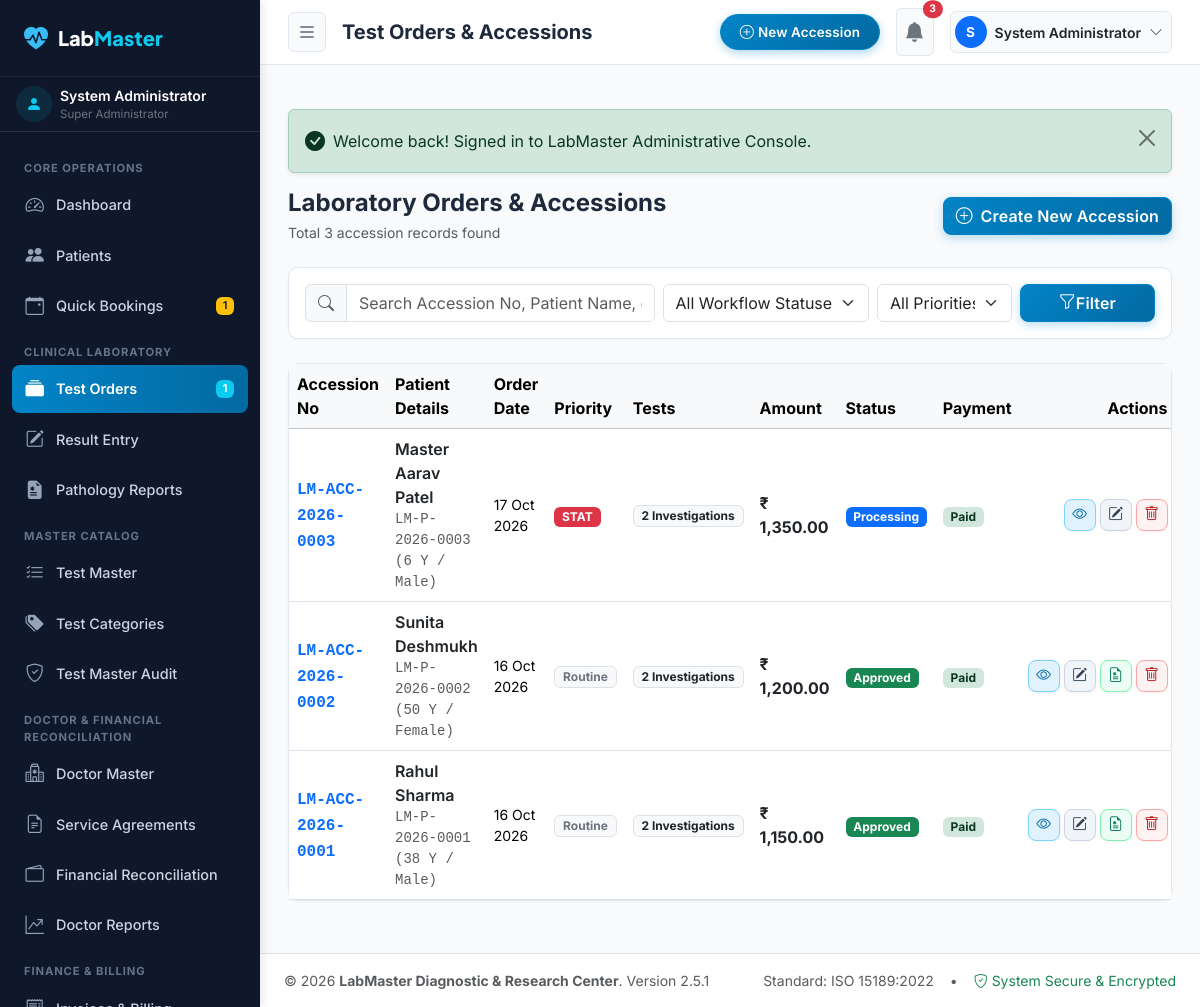
The app's page /admin/orders/index.php (signed in) with its own data.
### tables this page shows
CREATE TABLE `users` (
  `id` INT AUTO_INCREMENT PRIMARY KEY,
  `role_id` INT NOT NULL,
  `username` VARCHAR(50) NOT NULL UNIQUE,
  `email` VARCHAR(100) NOT NULL UNIQUE,
  `password_hash` VARCHAR(255) NOT NULL,
  `full_name` VARCHAR(100) NOT NULL,
  `phone` VARCHAR(20) NULL,
  `designation` VARCHAR(100) NULL,
  `qualification` VARCHAR(150) NULL,
  `registration_number` VARCHAR(50) NULL,
  `signature_image` VARCHAR(255) NULL,
  `is_active` TINYINT(1) DEFAULT 1,
  `failed_logins` INT DEFAULT 0,
  `lockout_until` DATETIME NULL,
  `last_login` DATETIME NULL,
  `created_at` TIMESTAMP DEFAULT CURRENT_TIMESTAMP,
  `updated_at` TIMESTAMP DEFAULT CURRENT_TIMESTAMP ON UPDATE CURRENT_TIMESTAMP,
  FOREIGN KEY (`role_id`) REFERENCES `roles`(`id`),
  INDEX (`username`),
  INDEX (`email`)
);

CREATE TABLE `roles` (
  `id` INT AUTO_INCREMENT PRIMARY KEY,
  `name` VARCHAR(50) NOT NULL UNIQUE,
  `slug` VARCHAR(50) NOT NULL UNIQUE,
  `description` VARCHAR(255) NULL,
  `is_system` TINYINT(1) DEFAULT 0,
  `created_at` TIMESTAMP DEFAULT CURRENT_TIMESTAMP
);

CREATE TABLE `test_orders` (
  `id` INT AUTO_INCREMENT PRIMARY KEY,
  `accession_number` VARCHAR(50) NOT NULL UNIQUE,
  `patient_id` INT NOT NULL,
  `referring_doctor_id` INT NULL,
  `booking_id` INT NULL,
  `order_date` DATE NOT NULL,
  `priority` ENUM('Routine', 'Urgent', 'Stat') NOT NULL DEFAULT 'Routine',
  `clinical_notes` TEXT NULL,
  `total_amount` DECIMAL(10,2) NOT NULL DEFAULT 0.00,
  `discount_amount` DECIMAL(10,2) NOT NULL DEFAULT 0.00,
  `net_amount` DECIMAL(10,2) NOT NULL DEFAULT 0.00,
  `status` ENUM('Order Created', 'Sample Collected', 'Processing', 'Results Entered', 'Under Review', 'Approved', 'Partially Approved', 'Amended', 'Cancelled') NOT NULL DEFAULT 'Order Created',
  `payment_status` ENUM('Unpaid', 'Partially Paid', 'Paid') NOT NULL DEFAULT 'Unpaid',
  `created_by` INT NULL,
  `created_at` TIMESTAMP DEFAULT CURRENT_TIMESTAMP,
  FOREIGN KEY (`patient_id`) REFERENCES `patients`(`id`),
  FOREIGN KEY (`referring_doctor_id`) REFERENCES `doctors`(`id`) ON DELETE SET NULL,
  FOREIGN KEY (`booking_id`) REFERENCES `bookings`(`id`) ON DELETE SET NULL,
  FOREIGN KEY (`created_by`) REFERENCES `users`(`id`) ON DELETE SET NULL,
  INDEX (`accession_number`),
  INDEX (`patient_id`),
  INDEX (`status`),
  INDEX (`order_date`)
);

CREATE TABLE `patients` (
  `id` INT AUTO_INCREMENT PRIMARY KEY,
  `patient_id` VARCHAR(50) NOT NULL UNIQUE,
  `full_name` VARCHAR(100) NOT NULL,
  `gender` ENUM('Male', 'Female', 'Other') NOT NULL,
  `dob` DATE NULL,
  `age` INT NOT NULL,
  `age_unit` ENUM('Years', 'Months', 'Days') NOT NULL DEFAULT 'Years',
  `phone` VARCHAR(20) NOT NULL,
  `email` VARCHAR(100) NULL,
  `address` TEXT NULL,
  `blood_group` VARCHAR(10) NULL,
  `referring_doctor_id` INT NULL,
  `medical_history` TEXT NULL,
  `password_hash` VARCHAR(255) NULL,
  `created_at` TIMESTAMP DEFAULT CURRENT_TIMESTAMP,
  `updated_at` TIMESTAMP DEFAULT CURRENT_TIMESTAMP ON UPDATE CURRENT_TIMESTAMP,
  FOREIGN KEY (`referring_doctor_id`) REFERENCES `doctors`(`id`) ON DELETE SET NULL,
  INDEX (`patient_id`),
  INDEX (`phone`),
  INDEX (`full_name`)
);

### admin/orders/index.php (the view, shortened to what the rows shown need)
<?php
$pageTitle = 'Test Orders & Accessions';
require_once dirname(__DIR__) . '/includes/auth_guard.php';
$sql = "SELECT o.*, p.full_name as patient_name, p.patient_id as patient_code, p.gender, p.age,
               d.name as doctor_name,
               (SELECT COUNT(*) FROM `test_order_items` oi WHERE oi.order_id = o.id) as item_count,
               (SELECT COUNT(*) FROM `reports` r WHERE r.order_id = o.id) as has_report
        FROM `test_orders` o
        JOIN `patients` p ON o.patient_id = p.id
        LEFT JOIN `doctors` d ON o.referring_doctor_id = d.id
        WHERE 1=1";
$params = [];
$sql .= " ORDER BY o.id DESC";
$orders = Database::fetchAll($sql, $params);
require_once dirname(__DIR__) . '/includes/header.php';
?>
<div class="d-flex flex-wrap justify-content-between align-items-center mb-4 gap-2">
  <div>
    <h2 class="h4 fw-bold mb-1">Laboratory Orders & Accessions</h2>
  </div>
</div>
<div class="admin-card">
  <div class="admin-card-body p-0">
    <div class="table-responsive">
      <table class="table table-hover align-middle mb-0">
        <thead class="table-light">
          <tr>
            <th>Accession No</th>
            <th>Patient Details</th>
            <th>Order Date</th>
            <th>Priority</th>
            <th>Tests</th>
            <th>Amount</th>
            <th>Status</th>
            <th>Payment</th>
            <th class="text-end text-nowrap pe-3" style="width: 150px;">Actions</th>
          </tr>
        </thead>
        <tbody>
          <?php if (empty($orders)): ?>
            <tr><td colspan="9" class="text-center text-muted py-5">No test orders found.</td></tr>
          <?php else: ?>
            <?php foreach ($orders as $ord): ?>
              <tr>
                <td>
                  <a href="<?= ADMIN_URL ?>/orders/view.php?id=<?= $ord['id'] ?>" class="fw-bold font-monospace text-primary text-decoration-none">
                    <?= e($ord['accession_number']) ?>
                  </a>
                </td>
                <td>
                  <div class="fw-semibold text-dark"><?= e($ord['patient_name']) ?></div>
                  <div class="small text-muted font-monospace"><?= e($ord['patient_code']) ?> (<?= $ord['age'] ?> Y / <?= e($ord['gender']) ?>)</div>
                </td>
                <td class="small"><?= format_date($ord['order_date']) ?></td>
                <td>
                  <?php if ($ord['priority'] === 'Stat'): ?>
                    <span class="badge bg-danger pulse-alert">STAT</span>
                  <?php elseif ($ord['priority'] === 'Urgent'): ?>
                    <span class="badge bg-warning text-dark">Urgent</span>
                  <?php else: ?>
                    <span class="badge bg-light text-secondary border">Routine</span>
                  <?php endif; ?>
                </td>
                <td>
                  <span class="badge bg-light text-dark border"><?= $ord['item_count'] ?> Investigations</span>
                </td>
                <td class="fw-bold text-dark">
                  <?= format_currency($ord['net_amount']) ?>
                </td>
                <td>
                  <?php
                  $stClass = match ($ord['status']) {
                      'Order Created' => 'bg-secondary',
                      'Sample Collected' => 'bg-info text-dark',
                      'Processing' => 'bg-primary',
                      'Results Entered' => 'bg-warning text-dark',
                      'Approved' => 'bg-success',
                      default => 'bg-light text-dark border'
                  };
                  ?>
                  <span class="badge <?= $stClass ?>"><?= e($ord['status']) ?></span>
                </td>
                <td>
                  <span class="badge <?= $ord['payment_status'] === 'Paid' ? 'bg-success-subtle text-success-emphasis' : 'bg-warning-subtle text-warning-emphasis' ?>">
                    <?= e($ord['payment_status']) ?>
                  </span>
                </td>
                <td class="text-end text-nowrap pe-3">
                  <div class="d-inline-flex align-items-center justify-content-end gap-1">
                    <a href="<?= ADMIN_URL ?>/orders/view.php?id=<?= $ord['id'] ?>" class="btn btn-sm btn-outline-primary btn-action-icon" title="View Order Details">
                      <i class="bi bi-eye"></i>
                    </a>
                    <?php if (Auth::can('results.entry')): ?>
                    <a href="<?= ADMIN_URL ?>/results/enter.php?order_id=<?= $ord['id'] ?>" class="btn btn-sm btn-outline-secondary btn-action-icon" title="Enter / Review Results">
                      <i class="bi bi-pencil-square"></i>
                    </a>
                    <?php endif; ?>
                    <?php if ($ord['has_report'] > 0): ?>
                    <a href="<?= ADMIN_URL ?>/reports/view.php?order_id=<?= $ord['id'] ?>" class="btn btn-sm btn-outline-success btn-action-icon" title="View Clinical Report">
                      <i class="bi bi-file-earmark-medical"></i>
                    </a>
                    <?php endif; ?>
                    <?php if (Auth::can('orders.create')): ?>
                    <?php
                    $isCancelled = $ord['status'] === 'Cancelled';
                    $confirmMsg = $isCancelled
                        ? 'Permanently delete cancelled order ' . e(addslashes($ord['accession_number'])) . ' and all related reports?'
                        : 'Delete or cancel order ' . e(addslashes($ord['accession_number'])) . '?';
                    $btnTitle = $isCancelled ? 'Permanently Delete Order' : 'Delete / Cancel Order';
                    ?>
                    <form method="POST" action="<?= ADMIN_URL ?>/orders/index.php" class="d-inline m-0 p-0" onsubmit="return confirm('<?= $confirmMsg ?>');">
                      <button type="submit" class="btn btn-sm btn-outline-danger btn-action-icon" title="<?= $btnTitle ?>">
                        <i class="bi bi-trash"></i>
                      </button>
                    </form>
                    <?php endif; ?>
                  </div>
                </td>
              </tr>
            <?php endforeach; ?>
          <?php endif; ?>
        </tbody>
      </table>
    </div>
  </div>
</div>
<?php require_once dirname(__DIR__) . '/includes/footer.php'; ?>

### admin/includes/header.php (shortened to what the rows shown need)
<?php
require_once __DIR__ . '/auth_guard.php';
$pageTitle = $pageTitle ?? 'Admin Control Center';
?>
<!DOCTYPE html>
<html lang="en">
<head>
  <link href="https://cdn.jsdelivr.net/npm/bootstrap@5.3.3/dist/css/bootstrap.min.css" rel="stylesheet">
  <link rel="stylesheet" href="https://cdn.jsdelivr.net/npm/bootstrap-icons@1.11.3/font/bootstrap-icons.min.css">
  <link rel="stylesheet" href="<?= ASSETS_URL ?>/css/admin.css?v=<?= APP_VERSION ?>">
</head>
<body class="admin-body">
  <?php require_once __DIR__ . '/sidebar.php'; ?>
  <div class="admin-wrapper">
    <header class="admin-topbar">
      <div class="d-flex align-items-center gap-3">
        <h1 class="h5 mb-0 fw-bold d-none d-md-block text-truncate" style="max-width: 450px;">
          <?= e($pageTitle) ?>
        </h1>
      </div>
      <div class="d-flex align-items-center gap-3">
        <div class="dropdown">
          <button class="btn btn-light border-0 d-flex align-items-center gap-2 p-1 pe-2 rounded-pill" type="button" data-bs-toggle="dropdown" aria-expanded="false">
            <div class="rounded-circle bg-primary text-white d-flex align-items-center justify-content-center" style="width: 32px; height: 32px; font-size: 0.85rem; font-weight: 700;">
              <?= strtoupper(substr($currentUser['full_name'], 0, 1)) ?>
            </div>
            <span class="small fw-semibold text-dark d-none d-md-inline"><?= e($currentUser['full_name']) ?></span>
            <i class="bi bi-chevron-down text-muted small"></i>
          </button>
        </div>
      </div>
    </header>
    <main class="admin-content">

### admin/includes/sidebar.php (shortened to what the rows shown need)
<aside class="admin-sidebar">
  <div class="px-3 py-2 border-bottom border-secondary border-opacity-25 d-flex align-items-center gap-2">
    <div class="overflow-hidden">
      <div class="text-white text-truncate fw-semibold small"><?= e($currentUser['full_name']) ?></div>
      <div class="text-secondary text-truncate" style="font-size: 0.72rem;"><?= e($currentUser['role_name']) ?></div>
    </div>
  </div>
</aside>

### records on screen
users: full_name "System Administrator", role.name "Super Administrator", full_name "S"
test_orders: accession_number "LM-ACC-2026-0003", patient.full_name "Master Aarav Patel", patient.patient_id "LM-P-2026-0003", patient.age "6", patient.gender "Male", order_date "17 Oct 2026", priority "STAT", item_count "2", net_amount "₹ 1,350.00", status "Processing", payment_status "Paid"
test_orders: accession_number "LM-ACC-2026-0002", patient.full_name "Sunita Deshmukh", patient.patient_id "LM-P-2026-0002", patient.age "50", patient.gender "Female", order_date "16 Oct 2026", priority "Routine", item_count "2", net_amount "₹ 1,200.00", status "Approved", payment_status "Paid"
test_orders: accession_number "LM-ACC-2026-0001", patient.full_name "Rahul Sharma", patient.patient_id "LM-P-2026-0001", patient.age "38", patient.gender "Male", order_date "16 Oct 2026", priority "Routine", item_count "2", net_amount "₹ 1,150.00", status "Approved", payment_status "Paid"

### other values on screen
$pendingBookingsCount "1"
$ordersProcessingCount "1"
$pageTitle "Test Orders & Accessions"
$unreadNotifCount "3"
$flash['message'] "Welcome back! Signed in to LabMaster Administrative Console."
count($orders) "3"
Settings::get('lab_name', 'LabMaster Diagnostics') "LabMaster Diagnostic & Research Center"
APP_VERSION "2.5.1"
